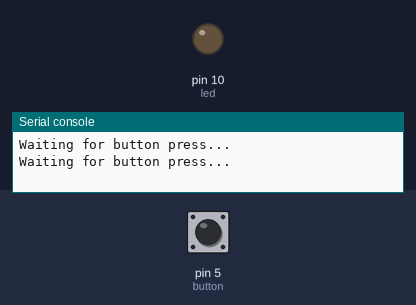
Simulated run of this program. Board: MicroPython board. On the bench: output pins drawn as LEDs (lit = HIGH), the last lines printed to the serial console. Dashed ring = blinking. The inputs (shaded band) are chosen by the test bench; at power-on: pin 5 (button) HIGH.

Above: at 1.2 s.
1.3 s: pin 5 (button) pulled LOW for 3.2 s
At 2.4 s:
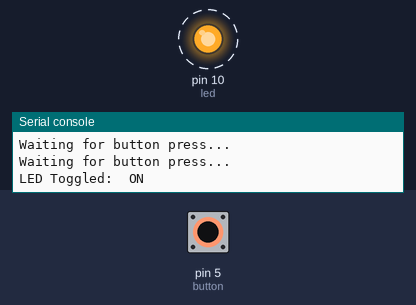
At 5.4 s:
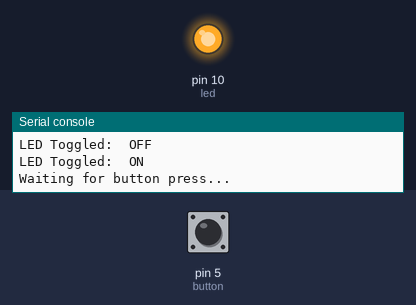
Timing chart, 0 to 6.9 s (numbered marks = the images above; inputs shaded):
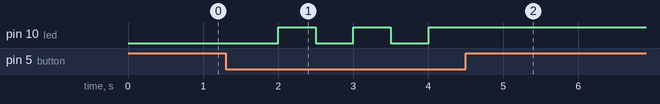

Measured:
- after the input at 1.3 s, pin 10 (led): alternates HIGH for 0.50 s and LOW for 0.50 s, 5 changes in all, then stays HIGH, starting after 0.70 s

The program:

button_toggle_example.py
```python
from machine import Pin
import time

# Initialize pin 10 as an output pin
led = Pin(10, Pin.OUT)
# Initialize pin 5 as an input pin with an internal pull-up resistor
button = Pin(5, Pin.IN, Pin.PULL_UP)

# Variable to store the LED state
led_state = False


# Function to toggle the LED state
def toggle_led():
    global led_state
    led_state = not led_state
    led.value(led_state)
    print("LED Toggled: ", "ON" if led_state else "OFF")


print("Program started. Press the button to toggle the LED.")

# Main loop
while True:
    # Check if the button is pressed (the logic is inverted due to the pull-up resistor)
    if not button.value():
        toggle_led()
        # Debounce delay to avoid multiple toggles from a single press
        time.sleep(0.5)
    else:
        # Print the waiting message every second when the button is not pressed
        print("Waiting for button press...")
        time.sleep(1)
```
